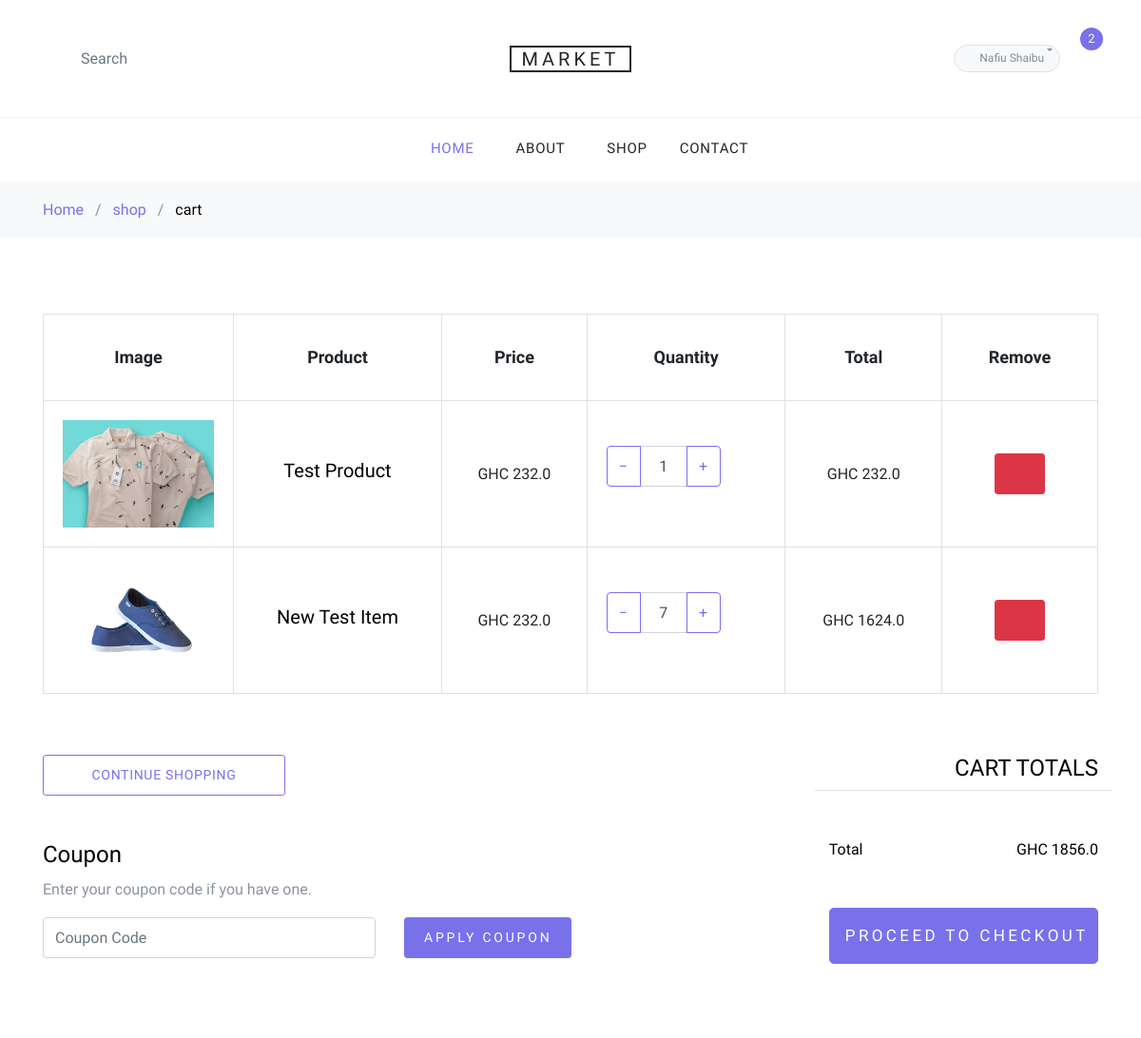
Page /shop/user/product-cart/ (signed in, upper part) on the earlier database version.
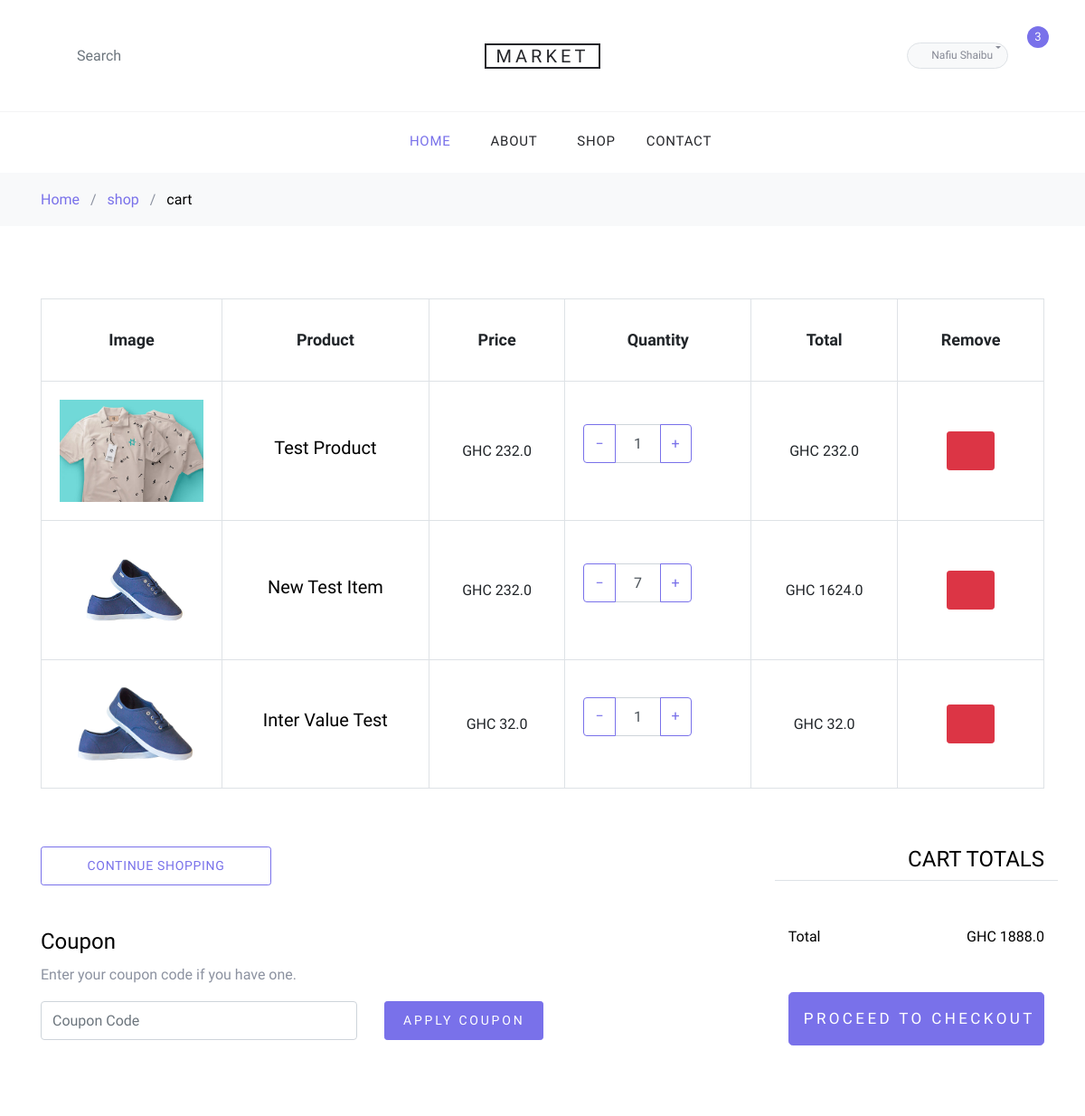
Same page on the later database version.
### users/models/users.py (models this page shows, shortened)
class User(AbstractUser):
    GENDER = (
        ('F', 'Female'),
        ('M', 'Male')
    )
    USER_TYPE_CUSTOMER = 'CUSTOMER'
    USER_TYPE_ADMIN = 'ADMIN'
    USER_TYPE = (
        (USER_TYPE_ADMIN, 'admin'),
        (USER_TYPE_CUSTOMER, 'customer')
    )
    user_type = models.CharField(choices=USER_TYPE, max_length=20)
    gender = models.CharField(choices=GENDER, max_length=10)
    date_of_birth = models.DateField(blank=True, null=True)
    phone_number = models.CharField(max_length=15, blank=True, null=True)
    street_address = models.CharField(max_length=80, null=True, blank=True)
    country = CountryField()
    city = models.CharField(max_length=80)
    region_or_state = models.CharField(max_length=80)
    created_at = models.DateTimeField(auto_now_add=True)
    last_modified = models.DateTimeField(auto_now=True)

### shop/models/order.py (models this page shows, shortened)
class Order(models.Model):
    ORDER_PENDING = "PENDING"
    ORDER_ORDERED = "ORDERED"
    ORDER_DELIVERED = "DELIVERED"
    ORDER_RECEIVED = "RECEIVED"
    ORDER_STATUS = (
        (ORDER_PENDING, "pending"),
        (ORDER_ORDERED, "ordered"),
        (ORDER_DELIVERED, 'deliver'),
        (ORDER_RECEIVED, 'received')
    )
    user = models.ForeignKey(User, on_delete=models.CASCADE)
    ref_code = models.CharField(max_length=20, blank=True, null=True)
    items = models.ManyToManyField(OrderedItem, related_name="order")
    start_date = models.DateTimeField(auto_now_add=True)
    ordered_date = models.DateTimeField()
    ordered = models.BooleanField(default=False)
    shipping_address = models.ForeignKey(Address, related_name='shipping_address',
                                         on_delete=models.SET_NULL, blank=True, null=True)
    billing_address = models.ForeignKey(Address, related_name='billing_address',
                                        on_delete=models.SET_NULL, blank=True, null=True)
    coupon = models.ForeignKey(Coupon, on_delete=models.SET_NULL, blank=True, null=True)
    order_status = models.CharField(choices=ORDER_STATUS, max_length=30)
    refund_requested = models.BooleanField(default=False)
    refund_granted = models.BooleanField(default=False)
    @classmethod
    def get_user_pending_order(cls, user=None):
        if user.is_authenticated:
            order_qs = cls.objects.filter(user=user, order_status=cls.ORDER_PENDING)
            return order_qs[0] if order_qs.exists() else None
        return None
    def get_total(self):
        total = 0
        for order_item in self.items.all():
            total += order_item.get_final_price()
        if self.coupon:
            total -= self.coupon.amount
        return total

class OrderedItem(models.Model):
    user = models.ForeignKey(User, on_delete=models.CASCADE)
    ordered = models.BooleanField(default=False)
    item = models.ForeignKey(Item, on_delete=models.CASCADE)
    quantity = models.IntegerField(default=1)
    date_added = models.DateTimeField(auto_now_add=True)
    def get_total_item_price(self):
        return self.quantity * self.item.price
    def get_final_price(self):
        if self.item.discount_price:
            return self.get_total_discount_item_price()
        return self.get_total_item_price()

### shop/models/item.py (models this page shows, shortened)
class Item(models.Model):
    title = models.CharField(max_length=100)
    price = models.FloatField()
    discount_price = models.FloatField(blank=True, null=True)
    description = models.TextField()
    image = models.ImageField(upload_to='media/images/items/', blank=True, null=True)
    date_added = models.DateTimeField(auto_now_add=True)
    total_in_stock = models.IntegerField(default=1)
    @property
    def unit_price(self):
        return self.price if self.discount_price is None else self.discount_price
    def get_product_pic_url(self):
        return None if not self.image else self.image.url
    class Meta:
        ordering = ['-date_added']

### shop/views/order.py (the view)
# urls.py: path('user/product-cart/', views.get_user_cart, name="user_cart"),
def get_user_cart(request):
    template_name = 'shop/cart.html'
    if request.method == 'GET':
        previous_url = request.META.get('HTTP_REFERER')
        user_order = Order.get_user_pending_order(request.user)
        if not user_order:
            messages.error(request, "You have no item in your cart.")
            return redirect(previous_url)
        context = {
            "categories": ItemCategory.objects.all(),
            'user_order': Order.get_user_pending_order(request.user),
        }
        return render(request, template_name, context)

### shop/templates/shop/cart.html
{% extends 'base.html' %}
{% load static %}
{% block content %}
<div class="bg-light py-3">
    <div class="container">
        <div class="row">
            <div class="col-md-12 mb-0">
                <a href="{% url 'shop:home' %}">Home</a>
                <span class="mx-2 mb-0">/</span>
                <a href="{% url 'shop:products' %}">shop</a>
                <span class="mx-2 mb-0">/</span>
                <strong class="text-black">cart</strong>
            </div>
        </div>
    </div>
</div>
<div class="site-section">
    <div class="container">
        <div class="row mb-5">
            <form class="col-md-12" method="post">
                <div class="site-blocks-table">
                    <table class="table table-bordered">
                        <thead>
                        <tr>
                            <th class="product-thumbnail">Image</th>
                            <th class="product-name">Product</th>
                            <th class="product-price">Price</th>
                            <th class="product-quantity">Quantity</th>
                            <th class="product-total">Total</th>
                            <th class="product-remove">Remove</th>
                        </tr>
                        </thead>
                        <tbody>
                        {% for product in user_order.items.all %}
                        <tr>
                            <td class="product-thumbnail">
                                <img src="{{ product.item.get_product_pic_url }}" alt="Image" class="img-fluid">
                            </td>
                            <td class="product-name">
                                <h2 class="h5 text-black">{{product.item.title|title}}</h2>
                            </td>
                            <td>GHC {{product.item.unit_price}}</td>
                            <td>
                                <div class="input-group mb-3" style="max-width: 120px;">
                                    <div class="input-group-prepend">
                                        <button class="btn btn-outline-primary js-btn-minus clickable-item"
                                                data-href="{% url 'shop:decrease_product_in_cart' ordered_item_id=product.id %}"
                                                type="button">&minus;</button>
                                    </div>
                                    <input type="text" class="form-control text-center" value="{{product.quantity}}" placeholder=""
                                           aria-label="Example text with button addon" aria-describedby="button-addon1">
                                    <div class="input-group-append">
                                        <button class="btn btn-outline-primary js-btn-plus clickable-item"
                                                data-href="{% url 'shop:increase_product_in_cart' ordered_item_id=product.id %}"
                                                type="button">&plus;</button>
                                    </div>
                                </div>
                            </td>
                            <td>GHC {{product.get_total_item_price}}</td>
                            <td>
                                <a href="{% url 'shop:remove_product_from_cart' ordered_item_id=product.id %}"
                                   class="btn btn-danger btn-sm">
                                    <span class="icon icon-trash"></span>
                                </a>
                            </td>
                        </tr>
                        {% endfor %}
                        </tbody>
                    </table>
                </div>
            </form>
        </div>
        <div class="row">
            <div class="col-md-6">
                <div class="row mb-5">
                    <div class="col-md-6">
                        <button class="btn btn-outline-primary btn-sm btn-block clickable-item"
                                data-href="{% url 'shop:products' %}">Continue Shopping</button>
                    </div>
                </div>
                <div class="row">
                    <div class="col-md-12">
                        <label class="text-black h4" for="coupon">Coupon</label>
                        <p>Enter your coupon code if you have one.</p>
                    </div>
                    <div class="col-md-8 mb-3 mb-md-0">
                        <input type="text" class="form-control py-3" id="coupon" placeholder="Coupon Code">
                    </div>
                    <div class="col-md-4">
                        <button class="btn btn-primary btn-sm">Apply Coupon</button>
                    </div>
                </div>
            </div>
            <div class="col-md-6 pl-5">
                <div class="row justify-content-end">
                    <div class="col-md-7">
                        <div class="row">
                            <div class="col-md-12 text-right border-bottom mb-5">
                                <h3 class="text-black h4 text-uppercase">Cart Totals</h3>
                            </div>
                        </div>
                        <div class="row mb-5">
                            <div class="col-md-6">
                                <span class="text-black">Total</span>
                            </div>
                            <div class="col-md-6 text-right">
                                <strong class="text-black">GHC {{user_order.get_total}}</strong>
                            </div>
                        </div>
                        <div class="row">
                            <div class="col-md-12">
                                <button class="btn btn-primary btn-lg py-3 btn-block clickable-item"
                                        data-href="{% url 'shop:checkout' %}">Proceed To Checkout</button>
                            </div>
                        </div>
                    </div>
                </div>
            </div>
        </div>
    </div>
</div>
{% endblock content %}

### shop/templates/base.html (shortened to what this page needs)
<!DOCTYPE html>
{% load static %}
<html lang="en">
  <head>
    {% block stylesheet %}
    <link href="{% static 'fontawesome-free/css/all.min.css' %}" rel="stylesheet" type="text/css">
    <link rel="stylesheet" href="{% static 'fonts/icomoon/style.css' %}">
    <link rel="stylesheet" href="{% static 'css/bootstrap.min.css' %}">
    <link rel="stylesheet" href="{% static 'css/magnific-popup.css' %}">
    <link rel="stylesheet" href="{% static 'css/jquery-ui.css' %}">
    <link rel="stylesheet" href="{% static 'css/owl.carousel.min.css' %}">
    <link rel="stylesheet" href="{% static 'css/owl.theme.default.min.css' %}">
    <link rel="stylesheet" href="{% static 'css/aos.css' %}">
    <link rel="stylesheet" type="text/css" href="{% static 'css/bootstrap-select/bootstrap-select.min.css' %}">
    <link rel="stylesheet" href="{% static 'css/tempusdominus-bs4/tempusdominus-bootstrap-4.min.css' %}" />
    <link rel="stylesheet" href="{% static 'css/style.css' %}">
    {% endblock stylesheet  %}
  </head>
  <body>
  <div class="site-wrap">
    <header class="site-navbar" role="banner">
      {% include 'site_navbar.html' %}
      {% include 'site_navigation.html' %}
    </header>
      <div class="container">
        <div class="row">
          <div class="col-sm-12 col-md-12 col-lg-12">
          </div>
        </div>
      </div>
    {% block content %}
    {% endblock content %}
  </div>
  </body>
</html>

### users/templates/site_navbar.html (shortened to what this page needs)
<div class="site-navbar-top">
    <div class="container">
        <div class="row align-items-center">
            <div class="col-6 col-md-4 order-2 order-md-1 site-search-icon text-left">
                <form action="" class="site-block-top-search">
                    <span class="icon icon-search2"></span>
                    <input type="text" class="form-control border-0" placeholder="Search">
                </form>
            </div>
            <div class="col-12 mb-3 mb-md-0 col-md-4 order-1 order-md-2 text-center">
              <div class="site-logo">
                <a href="/shop" class="js-logo-clone">Market</a>
              </div>
            </div>
            <div class="col-6 col-md-4 order-3 order-md-3 text-right">
              <div class="site-top-icons">
                <ul>
                  {% if request.user.is_authenticated %}
                  <li class="dropdown">
                    <a href="#" class="badge badge-pill badge-light border d-inline-flex dropdown-toggle"
                       data-toggle="dropdown" id="userAccount" aria-haspopup="true" aria-expanded="false">
                      <span class="icon icon-person"></span>
                      <span class="font-weight-light ml-1" style="line-height: 21px;font-size: 12px;">{{user.get_full_name|title}}</span>
                    </a>
                  </li>
                  {% endif %}
                  <li>
                    <a href="{% url 'shop:user_cart' %}" class="site-cart">
                      <span class="icon icon-shopping_cart"></span>
                      <span class="count">{% if user_order %}{{user_order.items.all|length}}{% else %}0{% endif %}</span>
                    </a>
                  </li>
                </ul>
              </div>
            </div>
        </div>
    </div>
</div>

### users/templates/site_navigation.html (shortened to what this page needs)
<nav class="site-navigation text-right text-md-center" role="navigation">
    <div class="container">
        <ul class="site-menu js-clone-nav d-none d-md-block">
            <li class="has-children active">
                <a href="{% url 'shop:home' %}">Home</a>
            </li>
            <li class="has-children">
                <a href="{% url 'shop:about_us' %}">About</a>
            </li>
            <li><a href="{% url 'shop:products' %}">Shop</a></li>
            <li><a href="{% url 'shop:contact_us' %}">Contact</a></li>
        </ul>
    </div>
</nav>

### users/templates/footer.html (shortened to what this page needs)
{% load static %}

Differences in the rows shown:
computed for Order: items.all|length "2" → "3"; get_total "1856.0" → "1888.0"
added OrderedItem: item.get_product_pic_url (picture), item "Inter Value Test", item.unit_price "32.0", quantity "1", get_total_item_price "32.0"
